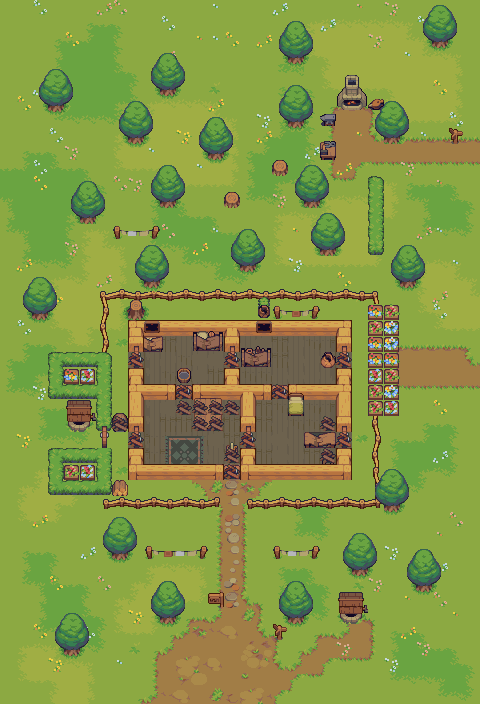

A level layout from a 2D game, rendered from its tile map. Below: a short description, then the map file with tile-grid data replaced by summaries:
An orthogonal 30x44 tile map with 16x16 px tiles, 5 tile layers (ground, walls, good_items, bad_items, ...), 1 hidden layer not drawn.

<map version="1.2" tiledversion="1.3.2" orientation="orthogonal" renderorder="right-down" compressionlevel="2" width="30" height="44" tilewidth="16" tileheight="16" infinite="0" nextlayerid="8" nextobjectid="1">
 <editorsettings>
  <chunksize width="32" height="32" />
  <export target="assets/maps/level3.json" format="json" />
 </editorsettings>
 <properties>
  <property name="endPos" value="{&quot;x&quot;:14,&quot;y&quot;:31}" />
  <property name="score" type="int" value="750" />
  <property name="startPos" value="[{&quot;x&quot;:18,&quot;y&quot;:26}]" />
 </properties>
 <tileset firstgid="1" name="base" tilewidth="16" tileheight="16" spacing="2" margin="1" tilecount="1024" columns="32">
  <image source="assets/images/Village_Tileset.png" width="576" height="576" />
  <terraintypes>
   <terrain name="grass1" tile="0" />
   <terrain name="grass2" tile="0" />
   <terrain name="grass3" tile="0" />
   <terrain name="rocks" tile="0" />
   <terrain name="step1" tile="0" />
   <terrain name="step2" tile="0" />
   <terrain name="step3" tile="0" />
   <terrain name="grass0" tile="0" />
  </terraintypes>
  <tile id="0" terrain="7,7,7,0" />
  <tile id="1" terrain="7,7,0,0" />
  <tile id="2" terrain="7,7,0,7" />
  <tile id="3" terrain="7,0,0,0" />
  <tile id="4" terrain="0,7,0,0" />
  <tile id="5" terrain="7,7,7,2" />
  <tile id="6" terrain="7,7,2,2" />
  <tile id="7" terrain="7,7,2,7" />
  <tile id="8" terrain="7,2,2,2" />
  <tile id="9" terrain="2,7,2,2" />
  <tile id="10" terrain="7,7,7,1" />
  <tile id="11" terrain="7,7,1,1" />
  <tile id="12" terrain="7,7,1,7" />
  <tile id="13" terrain="7,1,1,1" />
  <tile id="14" terrain="1,7,1,1" />
  <tile id="15" terrain=",,,3" />
  <tile id="16" terrain=",,3,3" />
  <tile id="17" terrain=",,3," />
  <tile id="18" terrain=",3,3,3" />
  <tile id="19" terrain="3,,3,3" />
  <tile id="32" terrain="7,0,7,0" />
  <tile id="33" terrain="0,0,0,0" />
  <tile id="34" terrain="0,7,0,7" />
  <tile id="35" terrain="0,0,7,0" />
  <tile id="36" terrain="0,0,0,7" />
  <tile id="37" terrain="7,2,7,2" />
  <tile id="38" terrain="2,2,2,2" />
  <tile id="39" terrain="2,7,2,7" />
  <tile id="40" terrain="2,2,7,2" />
  <tile id="41" terrain="2,2,2,7" />
  <tile id="42" terrain="7,1,7,1" />
  <tile id="43" terrain="1,1,1,1" />
  <tile id="44" terrain="1,7,1,7" />
  <tile id="45" terrain="1,1,7,1" />
  <tile id="46" terrain="1,1,1,7" />
  <tile id="47" terrain=",3,,3" />
  <tile id="48" terrain="3,3,3,3" />
  <tile id="49" terrain="3,,3," />
  <tile id="50" terrain="3,3,,3" />
  <tile id="51" terrain="3,3,3," />
  <tile id="64" terrain="7,0,7,7" />
  <tile id="65" terrain="0,0,7,7" />
  <tile id="66" terrain="0,7,7,7" />
  <tile id="67" terrain="7,0,0,7" />
  <tile id="68" terrain="0,7,7,0" />
  <tile id="69" terrain="7,2,7,7" />
  <tile id="70" terrain="2,2,7,7" />
  <tile id="71" terrain="2,7,7,7" />
  <tile id="72" terrain="7,2,2,7" />
  <tile id="73" terrain="2,7,7,2" />
  <tile id="74" terrain="7,1,7,7" />
  <tile id="75" terrain="1,1,7,7" />
  <tile id="76" terrain="1,7,7,7" />
  <tile id="77" terrain="7,1,1,7" />
  <tile id="78" terrain="1,7,7,1" />
  <tile id="79" terrain=",3,," />
  <tile id="80" terrain="3,3,," />
  <tile id="81" terrain="3,,," />
  <tile id="82" terrain=",3,3," />
  <tile id="83" terrain="3,,,3" />
  <tile id="96" terrain="7,7,7,7" />
  <tile id="97" terrain="7,7,7,7" probability="0.075" />
  <tile id="98" terrain="7,7,7,7" probability="0.075" />
  <tile id="102" terrain="1,1,1,1" />
  <tile id="103" terrain="1,1,1,1" />
  <tile id="104" terrain="1,1,1,1" />
  <tile id="105" terrain="1,1,1,1" />
  <tile id="106" terrain="1,1,1,1" probability="0" />
  <tile id="107" terrain="1,1,1,1" probability="0" />
  <tile id="108" terrain="1,1,1,1" probability="0" />
  <tile id="109" terrain="1,1,1,1" probability="0" />
  <tile id="110" terrain="1,1,1,1" probability="0" />
  <tile id="111" terrain="1,1,1,1" probability="0" />
  <tile id="112" terrain="1,1,1,1" probability="0" />
  <tile id="113" terrain="1,1,1,1" probability="0" />
  <tile id="134" terrain="1,1,1,1" />
  <tile id="135" terrain="1,1,1,1" />
  <tile id="136" terrain="1,1,1,1" probability="0.5" />
  <tile id="137" terrain="1,1,1,1" probability="0" />
  <tile id="138" terrain="1,1,1,1" probability="0" />
  <tile id="139" terrain="1,1,1,1" probability="0" />
  <tile id="140" terrain="1,1,1,1" probability="0" />
  <tile id="141" terrain="1,1,1,1" probability="0" />
  <tile id="142" terrain="1,1,1,1" probability="0" />
  <tile id="143" terrain="1,1,1,1" probability="0" />
  <tile id="144" terrain="1,1,1,1" probability="0" />
  <tile id="145" terrain="1,1,1,1" probability="0" />
  <tile id="372" terrain=",,,4" />
  <tile id="373" terrain=",,4,4" />
  <tile id="374" terrain=",,4," />
  <tile id="375" terrain=",4,4,4" />
  <tile id="376" terrain="4,,4,4" />
  <tile id="404" terrain=",4,,4" />
  <tile id="405" terrain="4,4,4,4" />
  <tile id="406" terrain="4,,4," />
  <tile id="407" terrain="4,4,,4" />
  <tile id="408" terrain="4,4,4," />
  <tile id="436" terrain=",4,," />
  <tile id="437" terrain="4,4,," />
  <tile id="438" terrain="4,,," />
  <tile id="468" terrain=",,,5" />
  <tile id="469" terrain=",,5,5" />
  <tile id="470" terrain=",,5," />
  <tile id="471" terrain=",5,5,5" />
  <tile id="472" terrain="5,,5,5" />
  <tile id="475" terrain=",,,6" />
  <tile id="476" terrain=",,6,6" />
  <tile id="477" terrain=",,6," />
  <tile id="478" terrain=",6,6,6" />
  <tile id="479" terrain="6,,6,6" />
  <tile id="500" terrain=",5,,5" />
  <tile id="501" terrain="5,5,5,5" />
  <tile id="502" terrain="5,,5," />
  <tile id="503" terrain="5,5,,5" />
  <tile id="504" terrain="5,5,5," />
  <tile id="507" terrain=",6,,6" />
  <tile id="508" terrain="6,6,6,6" />
  <tile id="509" terrain="6,,6," />
  <tile id="510" terrain="6,6,,6" />
  <tile id="511" terrain="6,6,6," />
  <tile id="532" terrain=",5,," />
  <tile id="533" terrain="5,5,," />
  <tile id="534" terrain="5,,," />
  <tile id="539" terrain=",6,," />
  <tile id="540" terrain="6,6,," />
  <tile id="541" terrain="6,,," />
 </tileset>
 <layer id="1" name="ground" width="30" height="44">
  <data>[1320 cells, 1320 non-empty, 71 distinct tile ids]</data>
 </layer>
 <layer id="2" name="walls" width="30" height="44">
  <data>[1320 cells, 319 non-empty, 76 distinct tile ids]</data>
 </layer>
 <layer id="4" name="good_items" width="30" height="44">
  <data>[1320 cells, 45 non-empty, 30 distinct tile ids]</data>
 </layer>
 <layer id="5" name="bad_items" width="30" height="44">
  <data>[1320 cells, 31 non-empty, 11 distinct tile ids]</data>
 </layer>
 <layer id="3" name="trees" width="30" height="44">
  <data>[1320 cells, 276 non-empty, 50 distinct tile ids]</data>
 </layer>
 <layer id="7" name="roof" width="30" height="44" visible="0">
  <data>[1320 cells, 176 non-empty, 33 distinct tile ids]</data>
 </layer>
</map>
